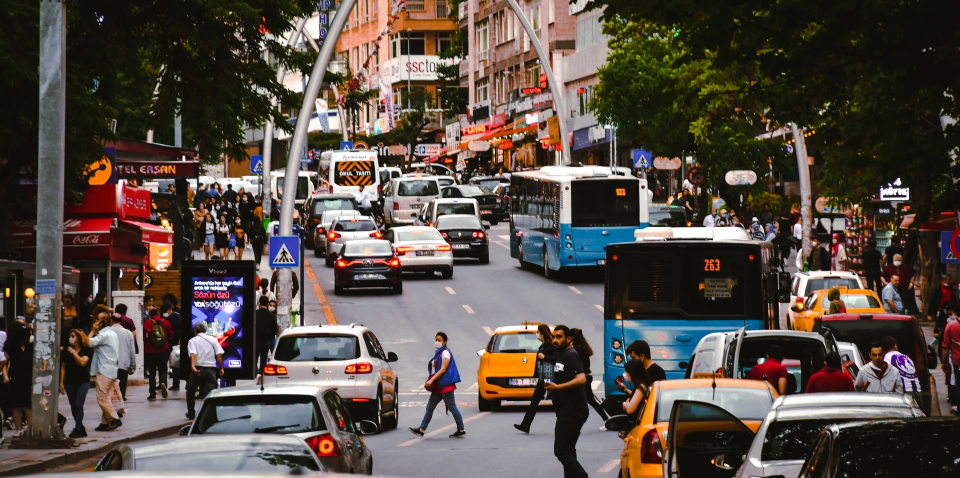
#> input picture 2_DataPredictions/street_image.jpg, 1920 x 956 px (shown at 1/2 size)
$ jupyter execute --allow-errors yolo_predictions.ipynb
#> lines starting #> are read from the running program, lines starting #| are printed output that depends on the picture
# Yolo_Predictions

[cell 1]
import cv2
import numpy as np
import os
import yaml
from yaml.loader import SafeLoader

*Read steps carefully*

[cell 2]
# load YAML
with open('../1_DataPreparation/data.yaml',mode='r') as f:
    data_yaml = yaml.load(f,Loader=SafeLoader)

labels = data_yaml['names']
print(labels)


# load image

# get the YOLO prediction from the image

#> (a cell that did not finish here is left out)

[cell 4]
# Load image
img = cv2.imread('./street_image.jpg')
#> img is the input picture: shape (956, 1920, 3); mean B, G, R 70.5, 77.8, 87.8
image = img.copy()
row,col,d = image.shape
#> row = 956; col = 1920; d = 3
print(row,col,d)
#| 956 1920 3

# get the YOLO prediction from the image
# step 1: convert image into square image
max_rc = max(row,col)
#> max_rc = 1920
print(max_rc)
#| 1920
input_image = np.zeros((max_rc,max_rc,3),dtype=np.uint8)
input_image[0:row,0:col] = image[:,:]
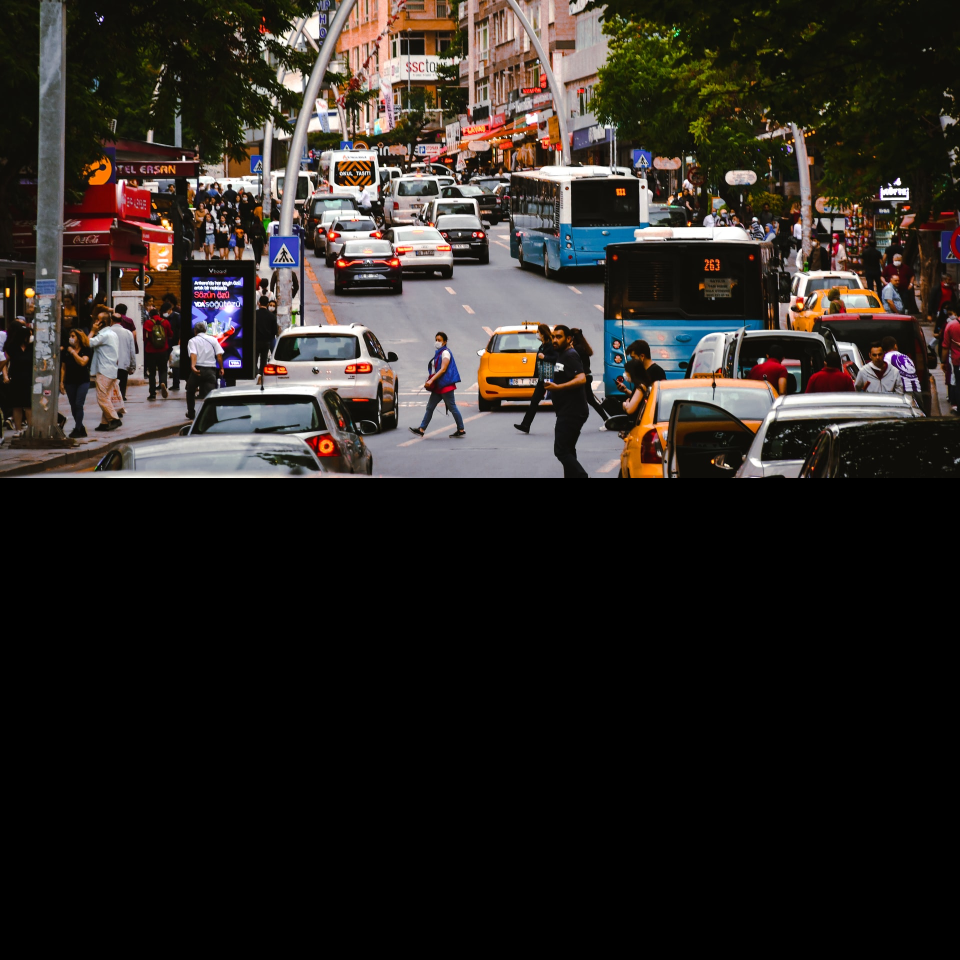
#> input_image: shape (1920, 1920, 3) (shown at 1/2 size); mean B, G, R 35.1, 38.7, 43.7

# step 2: get prediction from square array
INPUT_WH_YOLO = 640   # this is the input size of yolo we trained
blob = cv2.dnn.blobFromImage(input_image,1/255,(INPUT_WH_YOLO,INPUT_WH_YOLO),swapRB=True,crop=False)
#> (the rest of this cell did not finish here and is left out)


$ run again, with 2_DataPredictions/image_1.jpg copied over 2_DataPredictions/street_image.jpg
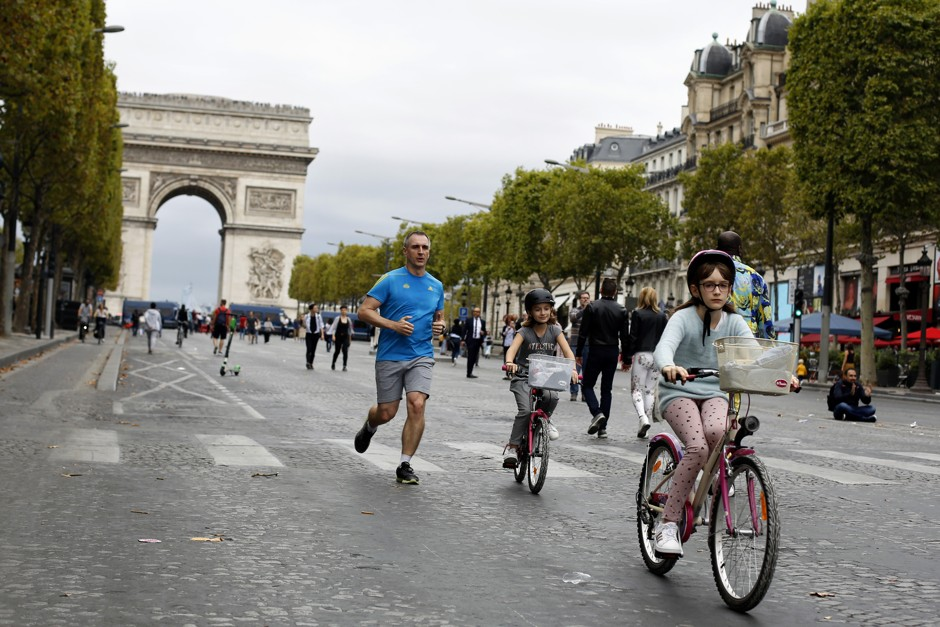
#> input picture 2_DataPredictions/image_1.jpg, 940 x 627 px
#> img is the input picture: shape (627, 940, 3); mean B, G, R 122.5, 130.4, 131.9
#| 627 940 3
#| 940
#> `input_image[0:row,0:col] = image[:,:]`:
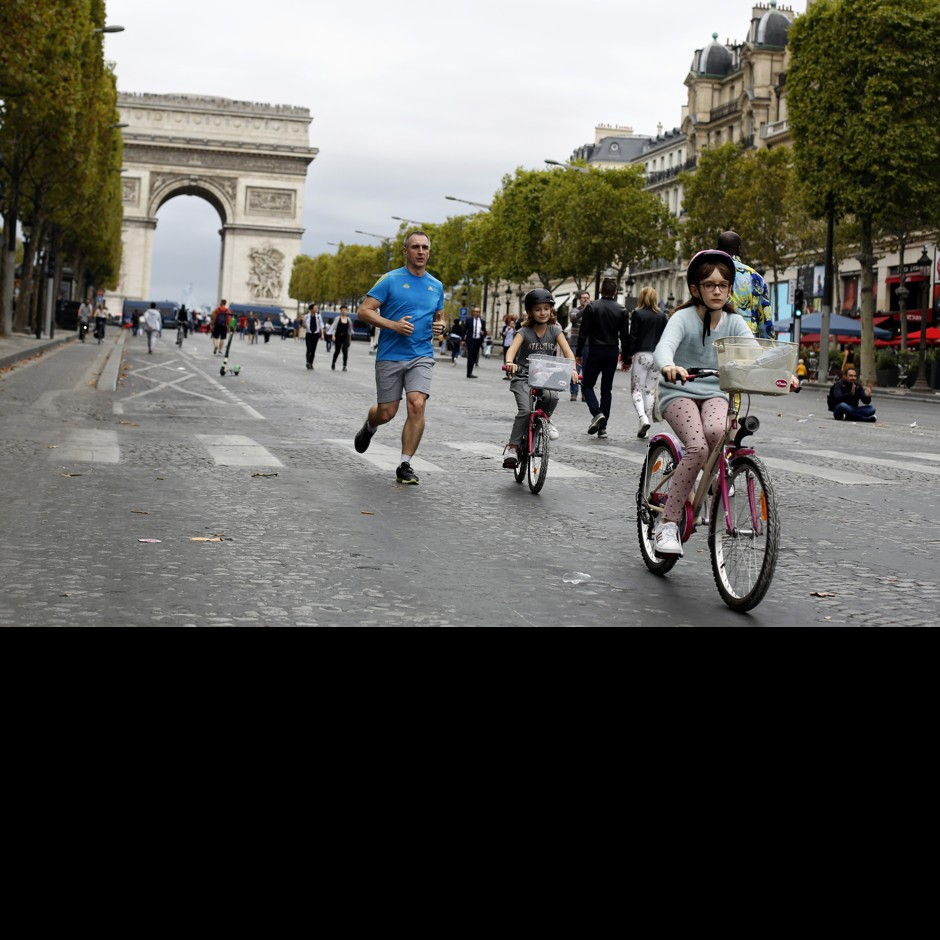
#> input_image: shape (940, 940, 3); mean B, G, R 81.7, 87, 88
